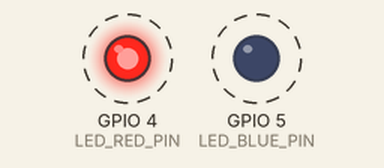
The program below on a simulated ESP32-S3. Shown: output pins drawn as LEDs (lit = HIGH). Dashed ring = blinking. What the program prints to the serial monitor is not drawn.

Above: at 3.14 s.
Timing chart, 0 to 6.0 s (numbered marks = the images above):
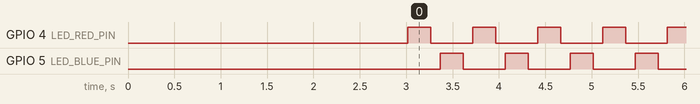

The program:

main.cpp
```cpp
#include <Arduino.h>

// Red LED on GPIO4
#define LED_RED_PIN 4

// Blue LED on GPIO5
#define LED_BLUE_PIN 5

// Blink timing (milliseconds)
#define BLINK_ON_MS  250
#define BLINK_OFF_MS 100

void flashLed(uint8_t pin) {
  digitalWrite(pin, HIGH);
  delay(BLINK_ON_MS);
  digitalWrite(pin, LOW);
  delay(BLINK_OFF_MS);
}

void setup() {
  Serial.begin(115200);
  delay(3000);

  Serial.println("\n========================================");
  Serial.println("   ESP32-S3 Police LEDs (Two-Pin)");
  Serial.println("========================================");
  Serial.printf("Board: ESP32-S3-WROOM-1\n");
  Serial.printf("CPU Freq: %d MHz\n", ESP.getCpuFreqMHz());
  Serial.printf("Free Heap: %d bytes\n", ESP.getFreeHeap());
  Serial.printf("Red  LED -> GPIO%d\n", LED_RED_PIN);
  Serial.printf("Blue LED -> GPIO%d\n", LED_BLUE_PIN);
  Serial.println("========================================\n");

  pinMode(LED_RED_PIN,  OUTPUT);
  pinMode(LED_BLUE_PIN, OUTPUT);

  digitalWrite(LED_RED_PIN,  LOW);
  digitalWrite(LED_BLUE_PIN, LOW);
}

void loop() {
  flashLed(LED_RED_PIN);
  flashLed(LED_BLUE_PIN);
}
```

Measured:
- by itself, GPIO 4 (LED_RED_PIN), GPIO 5 (LED_BLUE_PIN): alternates HIGH for 0.25 s and LOW for 0.45 s
- by itself, everything shown: repeats every 0.70 s, in 4 steps
